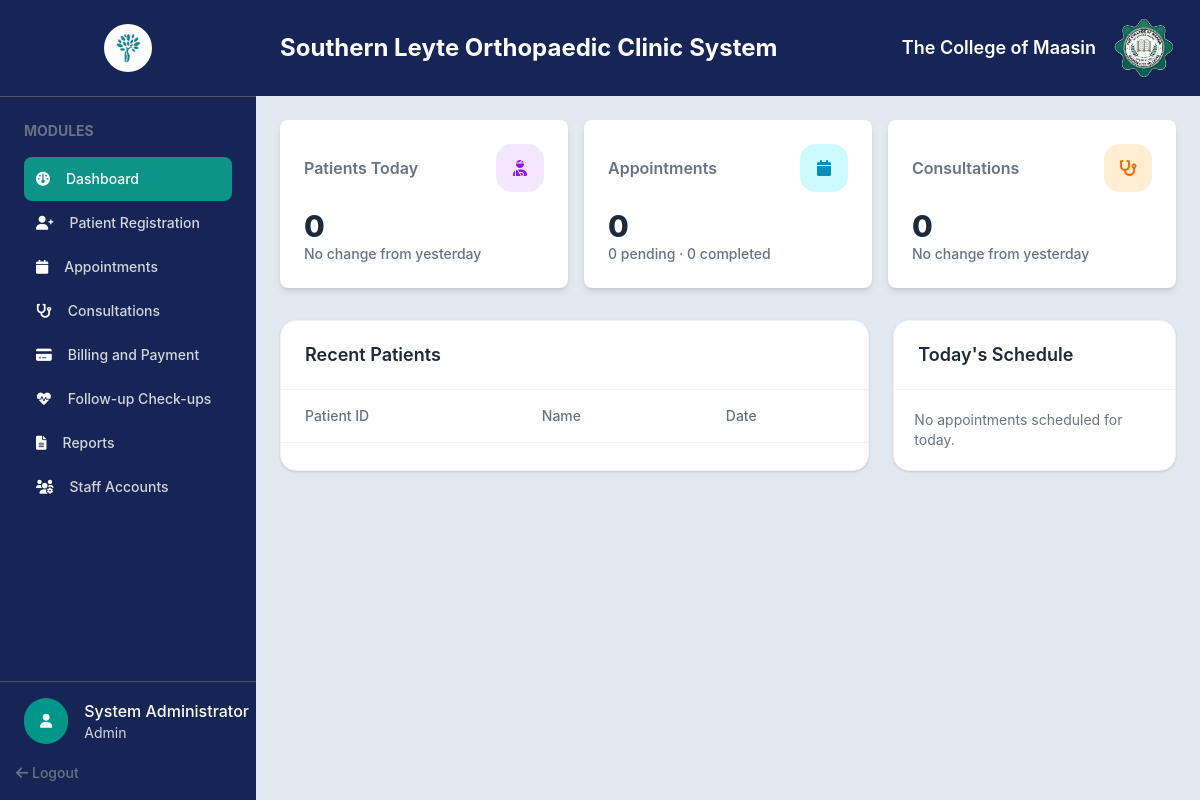
Before: /admin/admin-dashboard.php (signed in) with the older database file.
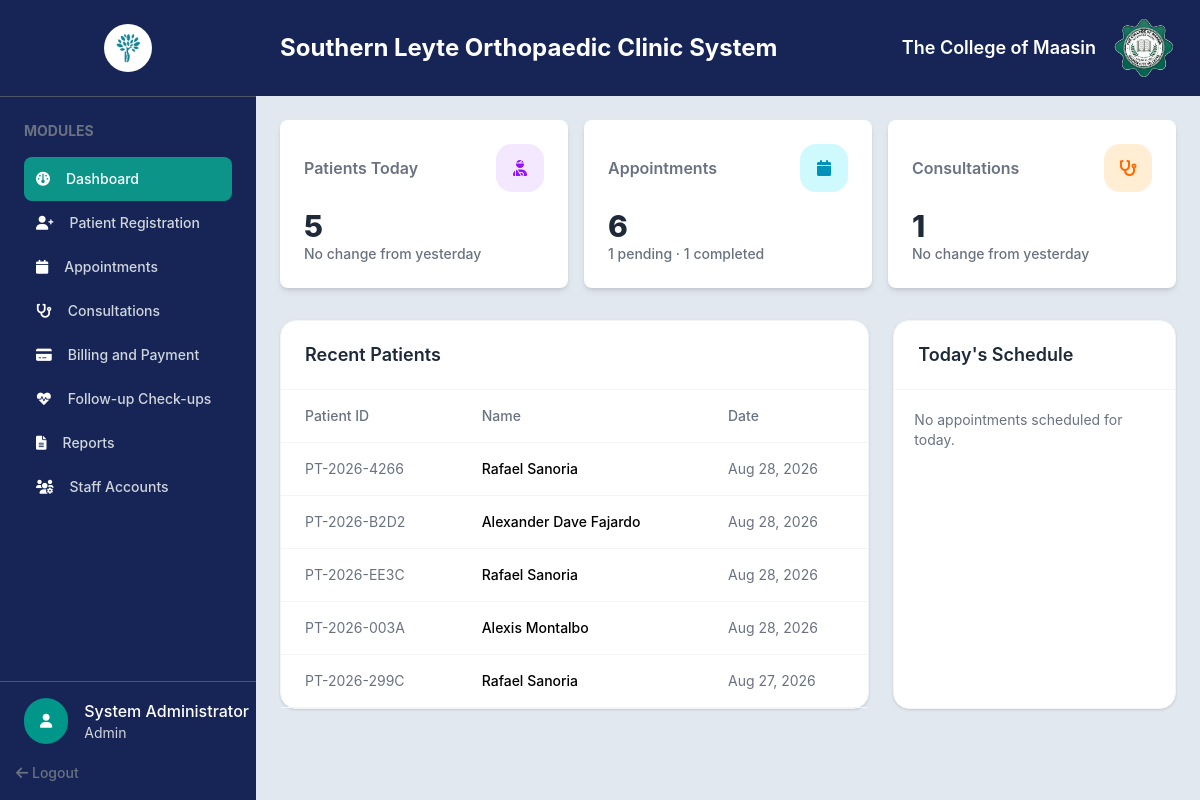
After: the same page with the newer database file.
### tables this page shows
CREATE TABLE `users` (
  `UserID` int(10) UNSIGNED NOT NULL,
  `Username` varchar(50) NOT NULL,
  `PasswordHash` varchar(255) NOT NULL,
  `FirstName` varchar(100) NOT NULL,
  `LastName` varchar(100) NOT NULL,
  `Role` enum('Admin','Doctor','Receptionist','Staff','Patient') NOT NULL DEFAULT 'Receptionist',
  `IsDoctor` tinyint(1) NOT NULL DEFAULT 0,
  `Email` varchar(150) DEFAULT NULL,
  `Phone` varchar(30) DEFAULT NULL,
  `Status` enum('Active','Inactive') NOT NULL DEFAULT 'Active',
  `CreatedAt` timestamp NOT NULL DEFAULT current_timestamp()
);

CREATE TABLE `patients` (
  `PatientID` int(10) UNSIGNED NOT NULL,
  `PatientCode` varchar(20) NOT NULL,
  `UserID` int(10) UNSIGNED DEFAULT NULL,
  `FirstName` varchar(100) NOT NULL,
  `MiddleName` varchar(100) DEFAULT NULL,
  `LastName` varchar(100) NOT NULL,
  `BirthDate` date NOT NULL,
  `Gender` enum('Male','Female','Other') NOT NULL,
  `CivilStatus` enum('Single','Married','Widowed','Separated') DEFAULT NULL,
  `Address` varchar(255) DEFAULT NULL,
  `Latitude` decimal(10,7) DEFAULT NULL,
  `Longitude` decimal(10,7) DEFAULT NULL,
  `Phone` varchar(30) DEFAULT NULL,
  `Email` varchar(150) DEFAULT NULL,
  `BloodType` varchar(5) DEFAULT NULL,
  `EmergencyContact` varchar(150) DEFAULT NULL,
  `EmergencyPhone` varchar(30) DEFAULT NULL,
  `PatientType` enum('Regular','Senior Citizen','PWD') NOT NULL DEFAULT 'Regular',
  `CreatedAt` timestamp NOT NULL DEFAULT current_timestamp()
);

### includes/auth.php (called while the page is built, shortened)
<?php
class SessionManager
{
    public static function isLoggedIn(): bool
    {
        return isset($_SESSION['user_id']) || isset($_SESSION['userId']) || isset($_SESSION['user']);
    }
    public static function getCurrentRole(): ?string
    {
        return $_SESSION['access_type']
            ?? $_SESSION['user']['Role']
            ?? $_SESSION['Role']
            ?? null;
    }
    public static function getUser(PDO $pdo): ?array
    {
        $userId = $_SESSION['user_id'] ?? $_SESSION['userId'] ?? $_SESSION['user']['UserID'] ?? null;
        $statement = $pdo->prepare(
            'SELECT UserID AS user_id, Username AS username, FirstName AS first_name,
                    LastName AS last_name, Email AS email, Phone AS phone,
                    Role AS role, IsDoctor AS is_doctor, Status AS status, CreatedAt AS created_at
             FROM users WHERE UserID = ?'
        );
        $statement->execute([$userId]);
        return $statement->fetch(PDO::FETCH_ASSOC) ?: null;
    }
}

### php/fetch/fetch.php (called while the page is built, shortened)
<?php
function fetchAllData(PDO $pdo, string $query, array $params = []): array
{
    $stmt = $pdo->prepare($query);
    $stmt->execute($params);
    return $stmt->fetchAll(PDO::FETCH_ASSOC);
}

### admin/admin-dashboard.php (the view, shortened to what this page needs)
<?php
include_once __DIR__ . '/../config/config.php';
require_once __DIR__ . '/../includes/auth.php';
require_once __DIR__ . '/../php/fetch/fetch.php';
$admin = SessionManager::getUser($pdo);
$totalStmt = $pdo->query("SELECT COUNT(*) FROM patients");
$totalPatients = (int) $totalStmt->fetchColumn();
$yesterdayStmt = $pdo->prepare("
    SELECT COUNT(*) FROM patients
    WHERE CreatedAt < CURDATE()
");
$yesterdayStmt->execute();
$totalAsOfYesterday = (int) $yesterdayStmt->fetchColumn();
$diff = $totalPatients - $totalAsOfYesterday;
if ($diff > 0) {
    $changeText = "+{$diff} from yesterday";
    $changeColor = "text-green-600";
} elseif ($diff < 0) {
    $changeText = "{$diff} from yesterday";
    $changeColor = "text-red-600";
} else {
    $changeText = "No change from yesterday";
    $changeColor = "text-gray-500";
}
$totalConsultStmt = $pdo->query("SELECT COUNT(*) FROM consultations");
$totalConsultations = (int) $totalConsultStmt->fetchColumn();
$consultYesterdayStmt = $pdo->prepare("
    SELECT COUNT(*) FROM consultations
    WHERE ConsultationDate < CURDATE()
");
$consultYesterdayStmt->execute();
$totalConsultAsOfYesterday = (int) $consultYesterdayStmt->fetchColumn();
$consultDiff = $totalConsultations - $totalConsultAsOfYesterday;
if ($consultDiff > 0) {
    $consultChangeText = "+{$consultDiff} from yesterday";
    $consultChangeColor = "text-green-600";
} elseif ($consultDiff < 0) {
    $consultChangeText = "{$consultDiff} from yesterday";
    $consultChangeColor = "text-red-600";
} else {
    $consultChangeText = "No change from yesterday";
    $consultChangeColor = "text-gray-500";
}
$patients = fetchAllData($pdo, "SELECT * FROM patients ORDER BY userID DESC LIMIT 5");
$appointments = fetchAllData($pdo, "SELECT * FROM appointments");
$pendingAppointments = fetchAllData($pdo, "SELECT * FROM appointments WHERE status = 'Pending'");
$completedAppointments = fetchAllData($pdo, "SELECT * FROM appointments WHERE status = 'Completed'");
$consultations = fetchAllData($pdo, "SELECT * FROM consultations");
?>
<!DOCTYPE html>
<html lang="en">
<head>
    <link rel="stylesheet" href="../assets/css/output.css">
    <link rel="stylesheet" href="../assets/css/global.css">
    <link rel="stylesheet" href="https://cdnjs.cloudflare.com/ajax/libs/font-awesome/6.0.0-beta3/css/all.min.css">
</head>
<body class="h-screen flex bg-slate-200">
    <?php include_once '../includes/sidebar.php'; ?>
    <section class="flex-1 p-6 overflow-auto">
        <div class="flex items-center justify-between bg-blue-950 -mx-6 -mt-6 px-6 py-4">
            <h1 class="text-2xl font-bold text-white">Southern Leyte Orthopaedic Clinic System</h1>
            <div class="flex items-center gap-4">
                <h1 class="text-lg font-semibold text-white">The College of Maasin</h1>
                <img src="../assets/img/cmlogo.png" alt="College Logo" class="w-16 h-16 object-contain">
            </div>
        </div>
        <div class="flex w-full gap-4 mt-6">
            <div class="bg-white p-6 rounded-lg shadow-md flex-1">
                <div class="flex justify-between items-center mb-4">
                    <h2 class="text-gray-500 text-md font-semibold">Patients Today</h2>
                    <div class="w-12 h-12 rounded-2xl bg-purple-100 flex items-center justify-center">
                        <i class="fas fa-user-injured text-purple-600"></i>
                    </div>
                </div>
                <p class="text-gray-800 text-3xl font-extrabold"><?= count($patients) ?></p>
                <p class="<?= $changeColor ?> text-sm font-medium"><?= htmlspecialchars($changeText) ?></p>
            </div>
            <div class="bg-white p-6 rounded-lg shadow-md flex-1">
                <div class="flex justify-between items-center mb-4">
                    <h2 class="text-gray-500 text-md font-semibold">Appointments </h2>
                    <div class="w-12 h-12 rounded-2xl bg-cyan-100 flex items-center justify-center">
                        <i class="fas fa-calendar text-cyan-600"></i>
                    </div>
                </div>
                <p class="text-gray-800 text-3xl font-extrabold"><?php echo count($appointments); ?></p>
                <p class="text-gray-500 text-sm font-medium"><?php echo count($pendingAppointments); ?> pending ·
                    <?php echo count($completedAppointments); ?> completed
                </p>
            </div>
            <div class="bg-white p-6 rounded-lg shadow-md flex-1">
                <div class="flex justify-between items-center mb-4">
                    <h2 class="text-gray-500 text-md font-semibold">Consultations</h2>
                    <div class="w-12 h-12 rounded-2xl bg-orange-100 flex items-center justify-center">
                        <i class="fas fa-stethoscope text-orange-500"></i>
                    </div>
                </div>
                <p class="text-gray-800 text-3xl font-extrabold"><?php echo count($consultations); ?></p>
                <p class="<?= $consultChangeColor ?> text-sm font-medium">
                    <?php echo htmlspecialchars($consultChangeText); ?></p>
            </div>
        </div>
        <div class="grid grid-cols-3 gap-6 mt-8">
            <div class="col-span-2 bg-white rounded-2xl shadow-sm border border-gray-100">
                <div class="flex items-center justify-between px-6 py-5 border-b border-gray-100">
                    <h2 class="text-lg font-semibold text-gray-800">
                        Recent Patients
                    </h2>
                </div>
                <div class="overflow-x-auto">
                    <table class="w-full">
                        <thead class="text-left text-sm text-gray-500">
                            <tr class="border-b border-gray-100">
                                <th class="px-6 py-4 font-medium">Patient ID</th>
                                <th class="px-6 py-4 font-medium">Name</th>
                                <th class="px-6 py-4 font-medium">Date</th>
                            </tr>
                        </thead>
                        <tbody class="text-sm">
                            <?php
                            $patients = fetchAllData($pdo, "SELECT
                                p.PatientID AS PatientID,
                                p.PatientCode,
                                p.FirstName,
                                p.MiddleName,
                                p.LastName,
                                p.CreatedAt
                            FROM patients p
                            GROUP BY p.PatientID ORDER BY p.CreatedAt DESC LIMIT 5
                            ");
                            foreach ($patients as $patient) {
                                echo ' <tr class="border-b border-gray-100 hover:bg-gray-50">';
                                echo '<td class="px-6 py-4 text-gray-500">'
                                    . htmlspecialchars($patient['PatientCode']) .
                                    '</td>';
                                echo '<td class="px-6 py-4 font-medium">'
                                    . htmlspecialchars($patient['FirstName'] . ' ' . $patient['MiddleName'] . ' ' . $patient['LastName']) .
                                    '</td>';
                                echo '<td class="px-6 py-4 text-gray-500">'
                                    . htmlspecialchars(date('M d, Y', strtotime($patient['CreatedAt']))) .
                                    '</td>';
                            }
                            ?>
                        </tbody>
                    </table>
                </div>
            </div>
            <div class="bg-white rounded-2xl shadow-sm border border-gray-100">
                <div class="px-6 py-5 border-b border-gray-100">
                    <h2 class="text-lg font-semibold text-gray-800">
                        Today's Schedule
                    </h2>
                </div>
                <div class="p-5 space-y-4">
                    <?php
                    $todaysSchedule = fetchAllData($pdo, "
            SELECT
                a.AppointmentID,
                a.AppointmentTime,
                a.Meridiem,
                a.Purpose,
                a.Status,
                p.FirstName,
                p.LastName
            FROM appointments a
            JOIN patients p ON p.PatientID = a.PatientID
            WHERE DATE(a.AppointmentDate) = CURDATE()
            ORDER BY a.AppointmentTime ASC
        ");
                    if (empty($todaysSchedule)) {
                        echo '<p class="text-sm text-gray-500">No appointments scheduled for today.</p>';
                    }
                    ?>
                </div>
            </div>
        </div>
    </section>
</body>
</html>

### includes/sidebar.php (shortened to what this page needs)
<?php
$navItems = [
    [
        'label' => 'Dashboard',
        'icon' => 'fa-gauge',
        'file' => 'admin-dashboard.php',
        'href' => '../admin/admin-dashboard.php',
        'roles' => ['admin', 'staff'],
    ],
    [
        'label' => 'Patient Registration',
        'icon' => 'fa-user-plus',
        'file' => 'patient-registration.php',
        'href' => '../admin/patient-registration.php',
        'roles' => ['admin', 'staff'],
    ],
    [
        'label' => 'Appointments',
        'icon' => 'fa-calendar',
        'file' => 'appointments.php',
        'href' => '../admin/appointments.php',
        'roles' => ['admin', 'staff'],
    ],
    [
        'label' => 'Consultations',
        'icon' => 'fa-stethoscope',
        'file' => 'consultations.php',
        'href' => '../admin/consultations.php',
        'roles' => ['admin'],
    ],
    [
        'label' => 'Billing and Payment',
        'icon' => 'fa-credit-card',
        'file' => 'billing-payment.php',
        'href' => '../admin/billing-payment.php',
        'roles' => ['admin', 'staff'],
    ],
    [
        'label' => 'Follow-up Check-ups',
        'icon' => 'fa-heart-pulse',
        'file' => 'follow-up-checkups.php',
        'href' => '../admin/follow-up-checkups.php',
        'roles' => ['admin', 'staff'],
    ],
    [
        'label' => 'Reports',
        'icon' => 'fa-file-lines',
        'file' => 'reports.php',
        'href' => '../admin/reports.php',
        'roles' => ['admin'],
    ],
    [
        'label' => 'Staff Accounts',
        'icon' => 'fa-users-gear',
        'file' => 'staff-management.php',
        'href' => '../admin/staff-management.php',
        'roles' => ['admin'],
    ],
];
$currentRole = strtolower((string) (SessionManager::getCurrentRole() ?? 'staff'));
$currentFile = basename($_SERVER['PHP_SELF']);
?>
<div class="w-64 shrink-0 bg-blue-950 flex flex-col h-full">
    <div class="w-full border-b p-6 border-gray-600 flex items-center justify-center gap-4">
        <img src="../assets/img/icon-logo.ico" alt="SLOC Logo" class="w-12 h-12 object-contain rounded-full">
    </div>
    <div class="custom-scrollbar w-full p-6 overflow-y-auto flex-1">
        <h2 class="text-gray-500 font-bold text-sm mb-4">MODULES</h2>
        <?php foreach ($navItems as $item): ?>
            <?php if (in_array($currentRole, $item['roles'], true)): ?>
                <div class="flex items-center p-3 rounded-lg gap-4 <?= $currentFile === $item['file'] ? 'active' : '' ?>">
                    <i class="text-sm fa-solid <?= htmlspecialchars($item['icon']) ?> text-white"></i>
                    <a href="<?= htmlspecialchars($item['href']) ?>" class="text-sm text-gray-300 hover:text-white font-medium">
                        <?= htmlspecialchars($item['label']) ?>
                    </a>
                </div>
            <?php endif; ?>
        <?php endforeach; ?>
    </div>
    <div class="mt-auto">
        <div class="w-full border-t pt-4 pl-6 border-gray-600 flex items-center gap-4">
            <i class="text-sm fa-solid fa-user text-white p-4 bg-teal-600 rounded-full"></i>
            <div>
                <?php if ($admin): ?>
                    <h1 class="text-white text-md font-medium">
                        <?= htmlspecialchars($admin['first_name']) ?>     <?= htmlspecialchars($admin['last_name']) ?>
                    </h1>
                    <h3 class="text-gray-300 text-sm"><?= htmlspecialchars($admin['role']) ?></h3>
                <?php endif; ?>
            </div>
        </div>
        <div class="w-full p-4">
            <a href="../logout.php" class="text-gray-500 hover:text-red-700 font-medium text-sm">
                <i class="fa-solid fa-arrow-left"></i> Logout
            </a>
        </div>
    </div>
</div>

### assets/css/global.css (style rules this page uses)
.active { background-color: #0d9488; }
.active a, .active i { color: white; }

Changed rows visible on the page:
added patients: PatientCode "PT-2026-4266", FirstName+MiddleName+LastName "Rafael Sanoria", CreatedAt "Aug 28, 2026"
added patients: PatientCode "PT-2026-B2D2", FirstName+MiddleName+LastName "Alexander Dave Fajardo", CreatedAt "Aug 28, 2026"
added patients: PatientCode "PT-2026-EE3C", FirstName+MiddleName+LastName "Rafael Sanoria", CreatedAt "Aug 28, 2026"
added patients: PatientCode "PT-2026-003A", FirstName+MiddleName+LastName "Alexis Montalbo", CreatedAt "Aug 28, 2026"
added patients: PatientCode "PT-2026-299C", FirstName+MiddleName+LastName "Rafael Sanoria", CreatedAt "Aug 27, 2026"
Other visible differences:
count($patients): "0" → "5"
count($appointments): "0" → "6"
count($pendingAppointments): "0" → "1"
count($completedAppointments): "0" → "1"
count($consultations): "0" → "1"
